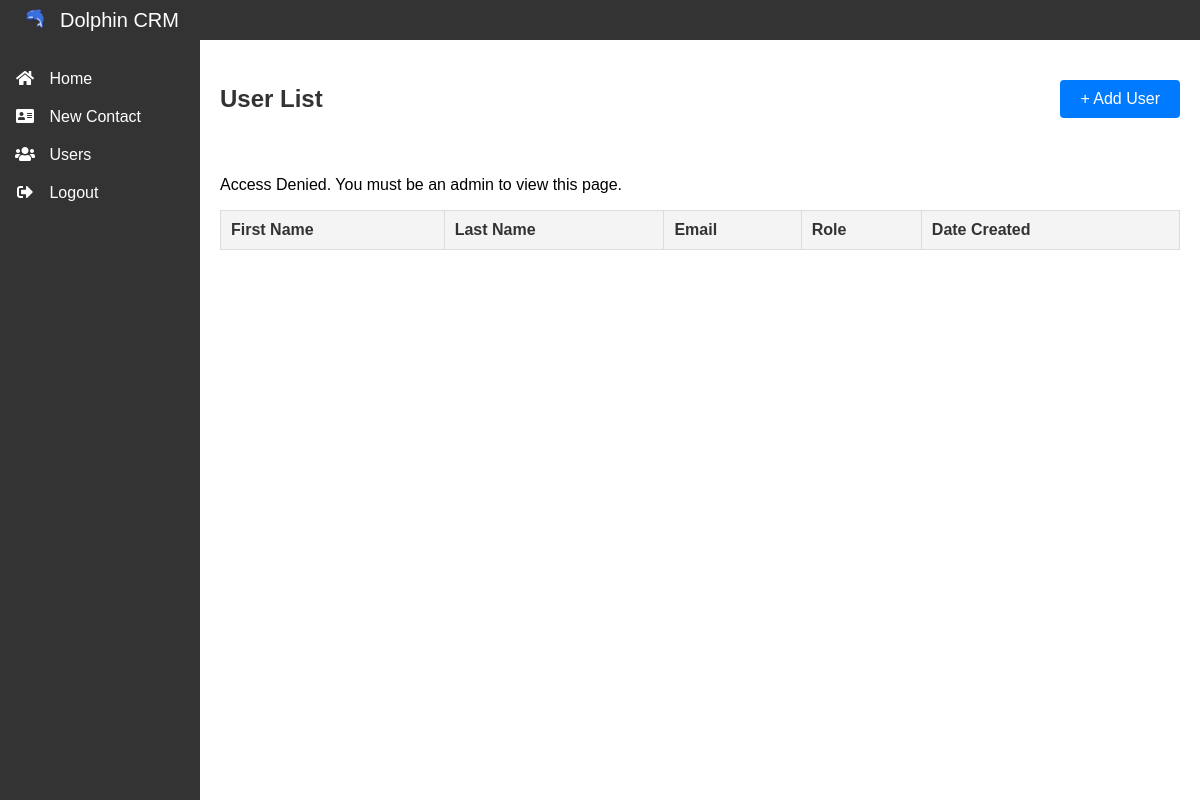
Page /user_list.php (signed in) on the earlier database version.
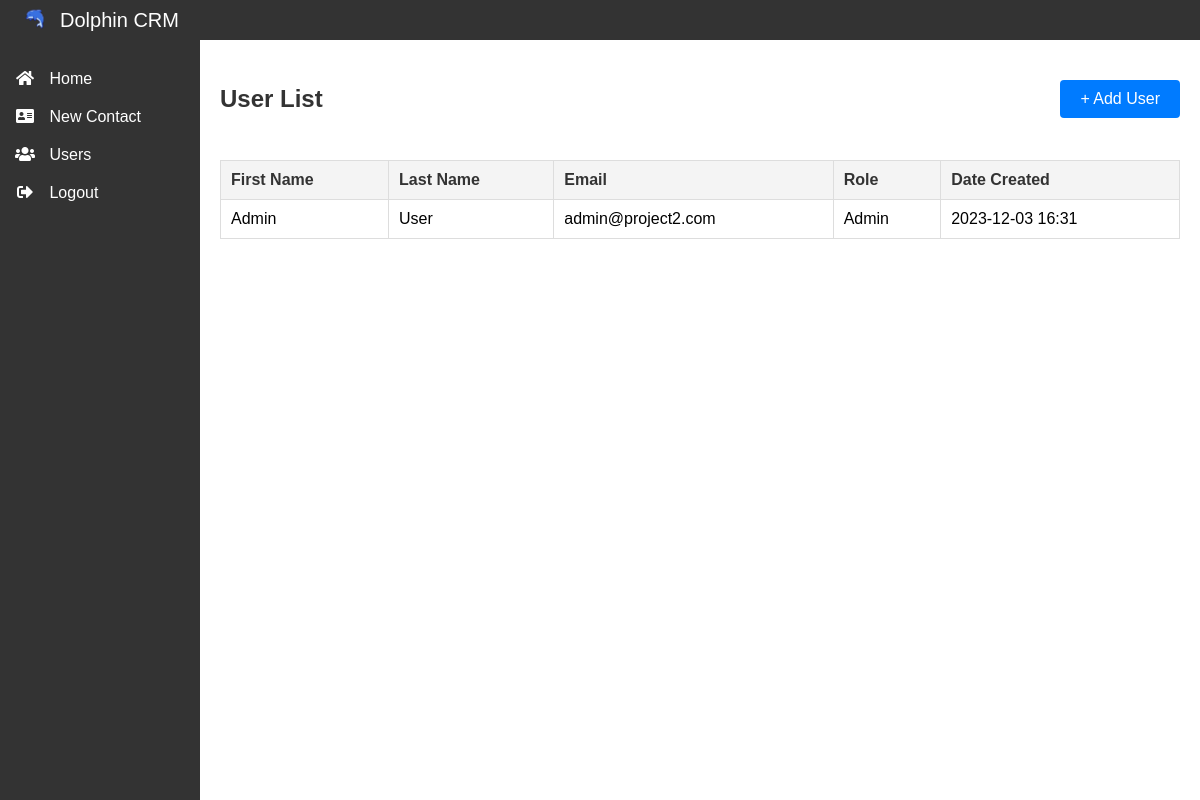
Same page on the later database version.
### tables this page shows
CREATE TABLE IF NOT EXISTS Users (
    id INTEGER PRIMARY KEY AUTO_INCREMENT,
    firstname VARCHAR(255),
    lastname VARCHAR(255),
    password VARCHAR(255),
    email VARCHAR(255),
    role VARCHAR(255),
    created_at DATETIME
);

### user_list.php (the view, shortened to what this page needs)
<!DOCTYPE html>
<html lang="en">
<head>
    <link rel="stylesheet" href="assets/css/user_list_styles.css">
    <link rel="stylesheet" href="https://cdnjs.cloudflare.com/ajax/libs/font-awesome/5.15.3/css/all.min.css">
</head>
<body>
<div id="top-bar">
    <div class="logo-container">
        <img src="assets/images/dolphin.png" alt="Dolphin CRM Logo" class="logo">
        <span class="top-bar-title">Dolphin CRM</span>
    </div>
</div>
    <div class="side-panel">
        <ul class="sidebar-menu">
            <li><a href="dashboard.php"><i class="fas fa-home"></i> Home</a></li>
            <li><a href="new_contact.php"><i class="fas fa-address-card"></i> New Contact</a></li>
            <li class="active"><a href="user_list.php"><i class="fas fa-users"></i> Users</a></li>
            <li><a href="logout.php"><i class="fas fa-sign-out-alt"></i> Logout</a></li>
        </ul>
    </div>
<div class="fixed-header">
    <h2>User List</h2>
    <button type="button" class="add-user-button" onclick="location.href='new_user.php'">+ Add User</button>
</div>
<div class="scrollable-table">
    <div class="user-table">
        <table>
            <thead>
                <tr>
                    <th>First Name</th>
                    <th>Last Name</th>
                    <th>Email</th>
                    <th>Role</th>
                    <th>Date Created</th>
                </tr>
            </thead>
            <tbody>
                <?php
                    require 'db.php';
                    if (!isset($_SESSION['role']) || $_SESSION['role'] !== 'Admin') {
                        echo "<p>Access Denied. You must be an admin to view this page.</p>";
                        exit;
                    }
                    $sql = "SELECT firstname, lastname, email, role, DATE_FORMAT(created_at, '%Y-%m-%d %H:%i') as created_at FROM users";
                    $result = $conn->query($sql);
                    if ($result && $result->num_rows > 0) {
                        while($row = $result->fetch_assoc()) {
                            echo "<tr>";
                            echo "<td>" . htmlspecialchars($row["firstname"]) . "</td>";
                            echo "<td>" . htmlspecialchars($row["lastname"]) . "</td>";
                            echo "<td>" . htmlspecialchars($row["email"]) . "</td>";
                            echo "<td>" . htmlspecialchars($row["role"]) . "</td>";
                            echo "<td>" . htmlspecialchars($row["created_at"]) . "</td>";
                            echo "</tr>";
                        }
                    } else {
                        echo "<tr><td colspan='4'>No users found</td></tr>";
                    }
                ?>
            </tbody>
        </table>
    </div>
    </div>
</body>
</html>

### assets/css/user_list_styles.css (style rules this page uses)
body { font-family: 'Arial', sans-serif; background: #f4f4f4; margin: 0; padding-top: 40px; }
#top-bar { background-color: #333; color: white; height: 40px; width: 100%; position: fixed; top: 0; left: 0; z-index: 1000; display: flex; align-items: center; padding: 0 20px; }
.logo-container { display: flex; align-items: center; }
.logo-container .logo { height: 30px; margin-right: 10px; }
.logo-container .top-bar-title { font-size: 20px; }
.side-panel { background: #333; width: 200px; height: calc(100vh - 60px); float: left; padding-top: 20px; }
.sidebar-menu { list-style-type: none; padding: 0; margin: 0; }
.sidebar-menu li a { color: white; text-decoration: none; padding: 10px 15px; display: block; transition: all 0.3s ease; }
.sidebar-menu li a i { margin-right: 10px; }
.sidebar-menu li i { width: 20px; min-width: 20px; text-align: center; margin-right: 8px; }
.user-table { margin-left: 200px; padding: 20px; background: #fff; overflow-y: auto; height: calc(100vh - 180px); }
.user-table table { width: 100%; border-collapse: collapse; margin-bottom: 20px; }
.user-table th { text-align: left; background-color: #f4f4f4; color: #333; padding: 10px; border: 1px solid #ddd; }
.user-table td { padding: 10px; border: 1px solid #ddd; }
.add-user-button { background-color: #007bff; color: white; border: none; padding: 10px 20px; border-radius: 4px; cursor: pointer; font-size: 16px; float: right; margin: 20px 0; }
.fixed-header { margin-left: 0; padding: 20px; background: #fff; position: fixed; top: 0; right: 0; left: 200px; z-index: 10; display: flex; justify-content: space-between; align-items: center; padding-top: 60px; color: #333; }
.scrollable-table { margin-top: 100px; }

Differences in the rows shown:
now on this page (row edited): users: firstname "Admin", lastname "User", email "admin@project2.com", role "Admin", created_at "2023-12-03 16:31"
Other differences:
text no longer shown: "Access Denied. You must be an admin to view this page."
